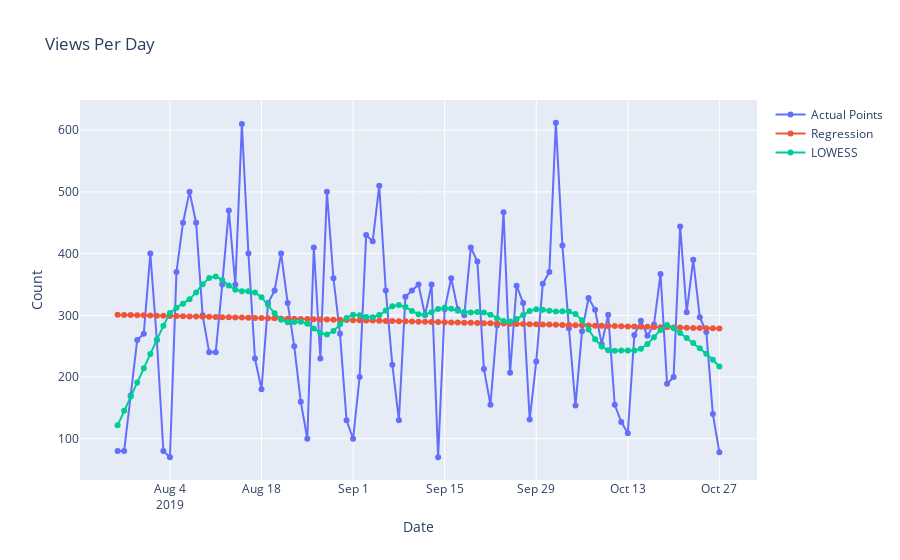

The notebook cell saved with this chart:
### Code cell
fig = go.Figure()
fig.add_trace(go.Scatter(x=views['yr_mo_day'], y=views['count'],
                         mode='lines+markers', name='Actual Points'))
fig.add_trace(go.Scatter(x=views['yr_mo_day'], y=reg_line_pts2(views, 'count'), 
                         mode='lines+markers', name='Regression'))
fig.add_trace(go.Scatter(x=views['yr_mo_day'], y=lowess_line_pts(views, 'count'), 
                         mode='lines+markers', name='LOWESS'))
fig.update_layout(title='Views Per Day', xaxis_title='Date', yaxis_title='Count')
fig.show()
